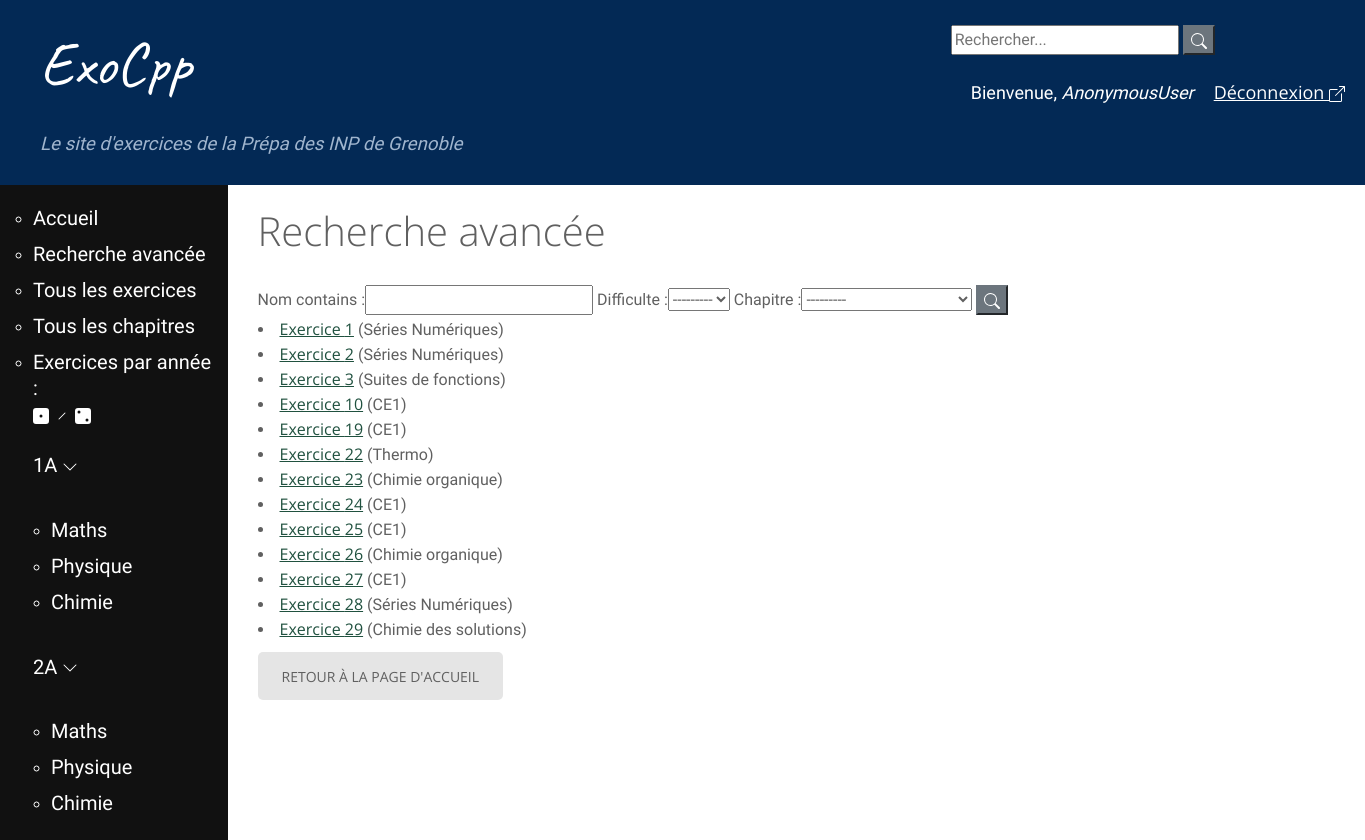
Page /filtres/ on the earlier database version.
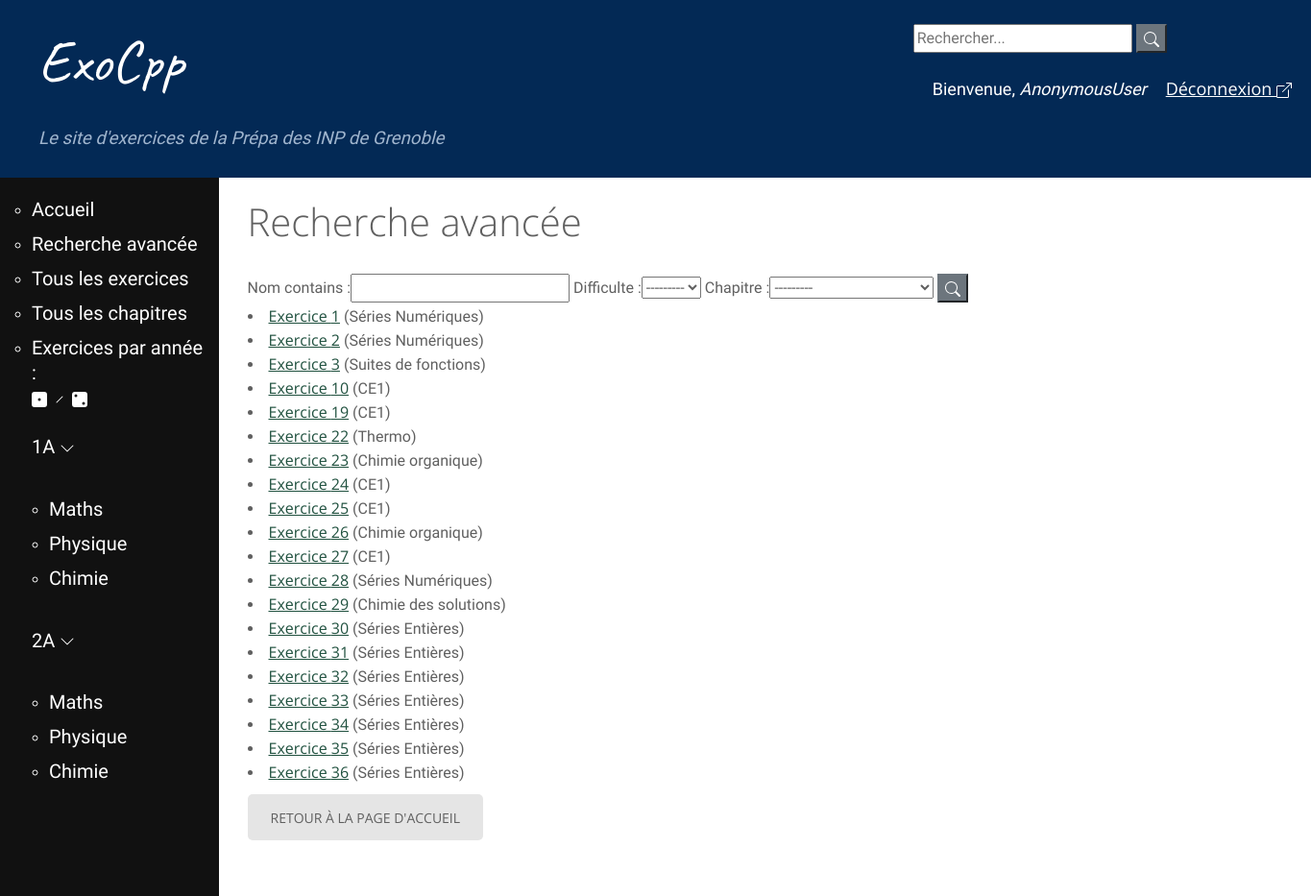
Same page on the later database version.
### exo/models.py (models this page shows, shortened)
class Exercice(models.Model):
    nom = models.CharField(max_length=200, null=True, blank=True)
    tags = TaggableManager()
    difficulte = models.IntegerField(null=True, blank=True, choices = ((1, '*'), (2, '**'),
        (3, '***')))
    chapitre = models.ForeignKey(Chapitre, on_delete = models.CASCADE)
    provenance = models.CharField(max_length=200, default='', null=True, blank=True)
    numero = models.IntegerField(default=1)
    def get_absolute_url(self):
        return reverse('exercice-details', args=[str(self.id)])

class Chapitre(models.Model):
    annee = models.CharField(max_length=2, choices = [('1A', 'Première année'),
        ('2A', 'Deuxième année')])
    matiere = models.CharField(max_length=40, choices = MATIERES)
    nom = models.CharField(max_length=200, null=False, unique=True)
    numero = models.IntegerField(null=True, error_messages={"invalid_choice" : "Ce numéro de chapitre existe déjà."},
        help_text="Vous pouvez numéroter le chapitre/module \
        pour permettre un classement dans l'ordre du programme (recommandé, \
        la valeur par défaut est 1)", default=1, unique=True)
    def __str__(self):
        return self.nom #+ ' (' + self.matiere + ')'

### exo/views.py (the view)
# urls.py: path('filtres/', views.exercice_filtres, name='exercice_filtres'),
def exercice_filtres(request):
	exercices = Exercice.objects.all()
	myFilter = ExerciceFilter(request.GET, queryset=exercices)
	exercices = myFilter.qs
	context = {'exercices': exercices, 'myFilter': myFilter}
	return render(request, 'exo/exercice_filtres.html', context)

### exo/templates/exo/exercice_filtres.html
{% extends "base_generic.html" %}
{% block content %}
<h1>Recherche avancée</h1>
<form method="get">
    {{myFilter.form}}
<button class="btn-secondary" type="submit">{% include './icons/search.svg'%}</button>
</form>
{% for exercice in exercices %}
    <li>
        <a href="{{ exercice.get_absolute_url }}"> Exercice {{ exercice.id }}</a> ({{exercice.chapitre.nom }})
    </li>
{% endfor %}
<a href="{% url 'home' %}" class="btn btn-outline-secondary btn-sm">Retour à la page d'accueil</a>
{% endblock %}

Differences in the rows shown:
added Exercice: id "30", chapitre.nom "Séries Entières"
added Exercice: id "31", chapitre.nom "Séries Entières"
added Exercice: id "32", chapitre.nom "Séries Entières"
added Exercice: id "33", chapitre.nom "Séries Entières"
added Exercice: id "34", chapitre.nom "Séries Entières"
added Exercice: id "35", chapitre.nom "Séries Entières"
added Exercice: id "36", chapitre.nom "Séries Entières"
